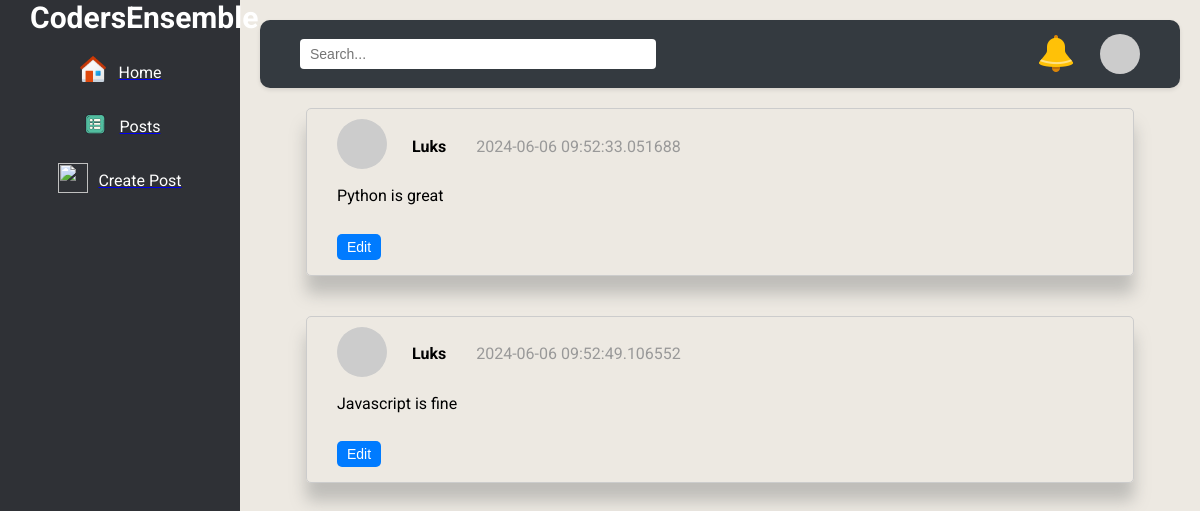
The page /dashboard (signed in) on the database as committed earlier.
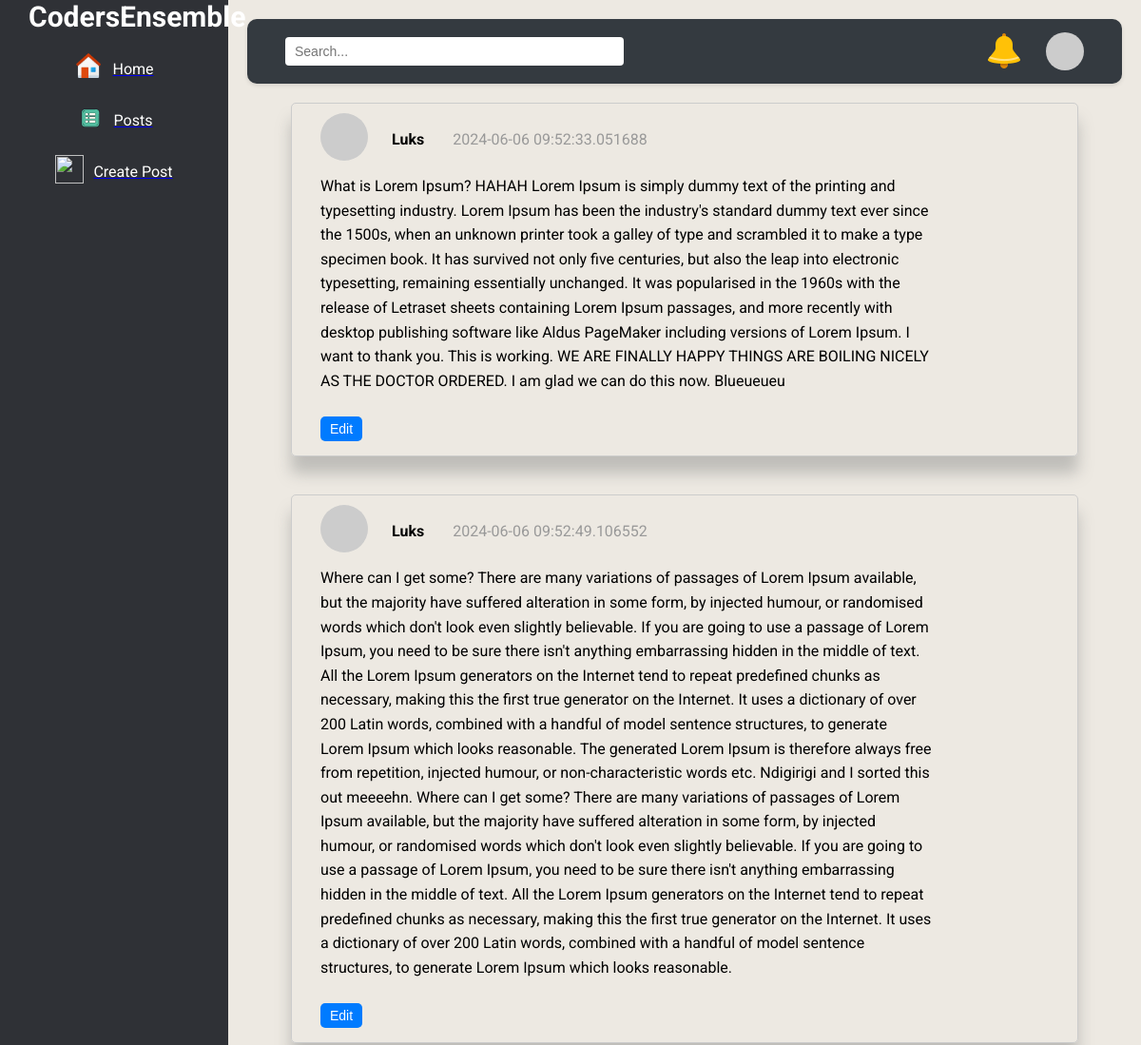
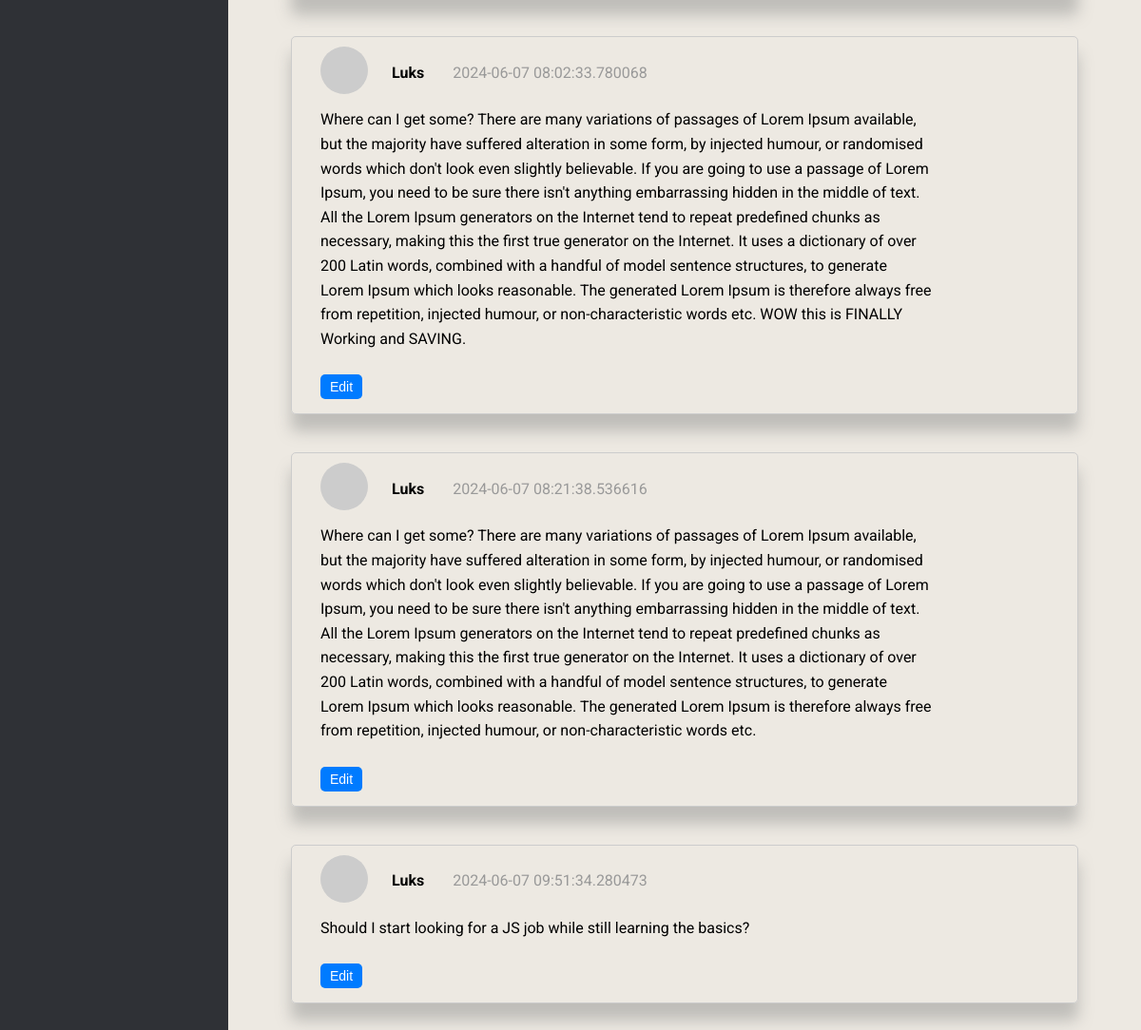
The same page on the database as committed later (2 pictures, top to bottom).
### app/models.py (models this page shows, shortened)
class Post(db.Model):
    __tablename__ = 'posts'
    id = db.Column(db.Integer, primary_key=True)
    title = db.Column(db.String(100), nullable=False)
    content = db.Column(db.Text, nullable=False)
    created_at = db.Column(db.DateTime, default=datetime.utcnow)
    updated_at = db.Column(db.DateTime, default=datetime.utcnow, onupdate=datetime.utcnow)
    user_id = db.Column(db.Integer, db.ForeignKey('users.user_id'), nullable=False)
    author = relationship("User", backref="posts", lazy=True)
    """
    def __repr__(self):
        return f"<Post {self.id} - {self.title}>"
    """
    def __repr__(self):
        return f"Post('{self.title}', '{self.date_posted}')"

class User(UserMixin, db.Model):
    __tablename__ = "users"
    user_id = db.Column(db.Integer, primary_key=True)
    username = db.Column(db.String(50), unique=True, nullable=False)
    firstname = db.Column(db.String(50), nullable=False)
    lastname = db.Column(db.String(50), nullable=False)
    email = db.Column(db.String(100), unique=True, nullable=False)
    password_hash = db.Column(db.String(200), nullable=False)
    bio = db.Column(db.Text(200))
    profile_picture = db.Column(db.String(256))
    created_at = db.Column(db.DateTime, default=datetime.utcnow)
    updated_at = db.Column(
        db.DateTime,
        default=datetime.utcnow,
        onupdate=datetime.utcnow
    )
    skills = db.relationship('UserSkills', backref='user', lazy=True)
    projects = db.relationship('UserProject', backref='user', lazy=True)
    def avatar(self, size):
        digest = md5(self.email.lower().encode('utf-8')).hexdigest()
        return f'https://www.gravatar.com/avatar/{digest}?d=identicon&s={size}'

### app/views/auth.py (the view)
@auth_bp.route('/dashboard', methods=['POST', 'GET'])
def dashboard():
    posts = Post.query.all()
    return render_template('main/dashboard.html', posts=posts)

### app/models.py (called while the page is built)
@login_manager.user_loader
def load_user(user_id):
    return User.query.get(int(user_id))

### app/templates/main/dashboard.html (shortened to what this page needs)
<!DOCTYPE html>
<html lang="en">
<head>
    <link rel="stylesheet" href="{{ url_for('static', filename='css/styles.css') }}">
</head>
<body id="dash-body">
    <div class="dashboard">
        <div class="sidebar">
            <div class="logo">
                <a href="#" id="logo">CodersEnsemble</a>
            </div>
            <div class="home">
                <a href="{{ url_for('auth.dashboard') }}"><img class="icons-dash"
                        src="{{ url_for('static', filename='img/home.png') }}" alt=""></a>
                <a href="{{ url_for('auth.dashboard') }}">
                    <p>Home</p>
                </a>
            </div>
            <div class="posts">
                <a href="{{ url_for('auth.dashboard') }}"><img class="icons-dash"
                        src="{{ url_for('static', filename='img/posts.png') }}" alt=""></a>
                <a href="{{ url_for('auth.dashboard') }}">
                    <p>Posts</p>
                </a>
            </div>
            <div class="create">
                <a href="{{ url_for('main.post')}}"><img class="icons-dash"
                        src="{{ url_for('static', filename='img/create.png') }}" alt=""></a>
                <a href="{{ url_for('main.post')}}">
                    <p>Create Post</p>
                </a>
            </div>
        </div>
        <div class="main-content">
            <div class="dash-header">
                <div class="Search">
                    <input type="text" placeholder="Search...">
                </div>
                <div class="header-right">
                    <img src="{{url_for('static', filename='/img/notifications.png')}}" alt="notifications">
                    <div class="avatar-container">
                        <img class="avatar-img" id="avatar-img" src="{{ current_user.avatar(128) }}" alt="user avatar">
                    </div>
                </div>
            </div>
            {% for post in posts %}
            <div class="post-window">
                <div class="post-top">
                    <div class="avatar">
                        <img class="avatar-img" src="{{ current_user.avatar(128) }}" alt="user avatar">
                    </div>
                    <div class="author-name">
                        {{ post.author.username }}
                    </div>
                    <div class="time">
                        {{ post.created_at }}
                    </div>
                </div>
                <div class="post-content">
                    <p class="content" id="postContent-{{ post.id }}">{{ post.content }}</p>
                </div>
                <button class="editBtn" data-post-id="{{ post.id }}">Edit</button>
            </div>
            {% endfor %}
        </div>
    </div>
</body>
</html>

### app/static/css/styles.css (style rules this page uses)
* { box-sizing: border-box; margin: 0; padding: 0; }
html { overflow-x: hidden; scroll-behavior: smooth; }
body { background-color: #030530; color: white; font-family: "Roboto", sans-serif; width: 100vw; height: 100vh; overflow-x: hidden; }
.logo { font-size: 30px; font-weight: bold; float: left; padding-left: 30px; }
.logo > a { color: #080708; text-decoration: none; color: #ffffff; }
.content { display: flex; flex-direction: column; align-items: center; width: 50%; }
input[type="text"], input[type="email"], input[type="password"] { height: 30px; width: 98%; margin: 0; }
input[type="text"], input[type="password"], button { flex: 1; width: 100%; padding: 10px; border: 1px solid #ccc; border-radius: 4px; }
.dashboard { display: flex; height: 100vh; }
.sidebar { width: 20%; background-color: #2f3136; display: flex; flex-direction: column; }
.main-content { width: 80%; display: flex; flex-direction: column; }
.post-window { display: flex; flex-direction: column; }
.posts, .home, .create { margin: 0 auto; }
.icons-dash { width: 30px; height: 30px; }
.home, .posts, .create { display: flex; align-items: center; }
.home, .posts { margin-bottom: 20px; }
.home { padding-top: 20px; }
.home p, .posts p, .create p { margin-bottom: 0; color: white; }
#dash-body { background-color: #ede9e2; }
.dash-header { display: flex; justify-content: space-between; background-color: white; }
.post-window { padding-left: 20px; padding-top: 30px; padding-bottom: 10px; box-shadow: 0 18px 16px rgba(123, 124, 124, 0.4); color: black; width: 90%; margin: 20px auto; border: 1px solid #ccc; padding: 10px; border-radius: 5px; }
.post-top { display: flex; justify-content: flex-start; align-items: center; margin-bottom: 10px; }
.post-content { margin-bottom: 10px; margin-left: 20px; width: 100%; }
.avatar-img { width: 50px; border-radius: 50%; height: 50px; cursor: pointer; }
.avatar, .author-name { padding-right: 20px; }
.avatar-container { position: relative; display: inline-block; }
.post-top .avatar { margin-left: 20px; margin-right: 5px; }
.main-content { flex: 1; padding: 20px; }
button { padding: 10px 20px; margin: 5px; border: none; border-radius: 5px; cursor: pointer; font-size: 14px; }
button.editBtn { background-color: #007bff; color: white; transition: background-color 0.3s ease; width: fit-content; margin-left: 20px; }
.post-top .time { color: #999; }
.post-top .author-name { font-weight: bold; margin-right: 10px; }
.content { margin-bottom: 10px; }
button { margin-right: 5px; padding: 5px 10px; cursor: pointer; }
.dash-header { display: flex; justify-content: space-between; align-items: center; padding: 10px 20px; background-color: #343a40; color: white; box-shadow: 0 2px 4px rgba(0, 0, 0, 0.1); border-radius: 10px;; }
.icons-dash { margin-right: 10px; }
.dash-header .Search { flex: 1; margin: 0 20px; }
.dash-header .Search input { width: 50%; padding: 8px 10px; border: none; border-radius: 4px; font-size: 14px; }
.dash-header .header-right { display: flex; align-items: center; }
.dash-header .header-right img { margin-right: 20px; cursor: pointer; }
.dash-header .avatar-container { position: relative; display: flex; align-items: center; cursor: pointer; }
.dash-header .avatar-container .avatar-img { width: 40px; height: 40px; border-radius: 50%; object-fit: cover; }
.content { display: block; width: 80%; height: 100%; overflow: auto; line-height: 1.6; }

Rows that differ between the two databases and show on the page:
changed Post: content "Python is great" → "What is Lorem Ipsum? HAHAH Lorem Ipsum is simply dummy text of the printing and typesetting industry. Lorem Ipsum has been the industry's standard dummy text ever since the 1500s, when an unknown printer took a galley of type and scrambled it to make a type specimen book. It has survived not only five centuries, but also the leap into electronic typesetting, remaining essentially unchanged. It was popularised in the 1960s with the release of Letraset sheets containing Lorem Ipsum passages, and more recently with desktop publishing software like Aldus PageMaker including versions of Lorem Ipsum. I want to thank you. This is working. WE ARE FINALLY HAPPY THINGS ARE BOILING NICELY AS THE…"
changed Post: content "Javascript is fine" → "Where can I get some? There are many variations of passages of Lorem Ipsum available, but the majority have suffered alteration in some form, by injected humour, or randomised words which don't look even slightly believable. If you are going to use a passage of Lorem Ipsum, you need to be sure there isn't anything embarrassing hidden in the middle of text. All the Lorem Ipsum generators on the Internet tend to repeat predefined chunks as necessary, making this the first true generator on the Internet. It uses a dictionary of over 200 Latin words, combined with a handful of model sentence structures, to generate Lorem Ipsum which looks reasonable. The generated Lorem Ipsum is therefore…"
added Post: author.username "Luks", created_at "2024-06-07 08:02:33.780068", content "Where can I get some? There are many variations of passages of Lorem Ipsum available, but the majority have suffered alteration in some form, by injected humour, or randomised words which don't look even slightly believable. If you are going to use a passage of Lorem Ipsum, you need to be sure there isn't anything embarrassing hidden in the middle of text. All the Lorem Ipsum generators on the Internet tend to repeat predefined chunks as necessary, making this the first true generator on the Internet. It uses a dictionary of over 200 Latin words, combined with a handful of model sentence structures, to generate Lorem Ipsum which looks reasonable. The generated Lorem Ipsum is therefore…"
added Post: author.username "Luks", created_at "2024-06-07 08:21:38.536616", content "Where can I get some? There are many variations of passages of Lorem Ipsum available, but the majority have suffered alteration in some form, by injected humour, or randomised words which don't look even slightly believable. If you are going to use a passage of Lorem Ipsum, you need to be sure there isn't anything embarrassing hidden in the middle of text. All the Lorem Ipsum generators on the Internet tend to repeat predefined chunks as necessary, making this the first true generator on the Internet. It uses a dictionary of over 200 Latin words, combined with a handful of model sentence structures, to generate Lorem Ipsum which looks reasonable. The generated Lorem Ipsum is therefore…"
added Post: author.username "Luks", created_at "2024-06-07 09:51:34.280473", content "Should I start looking for a JS job while still learning the basics?"
